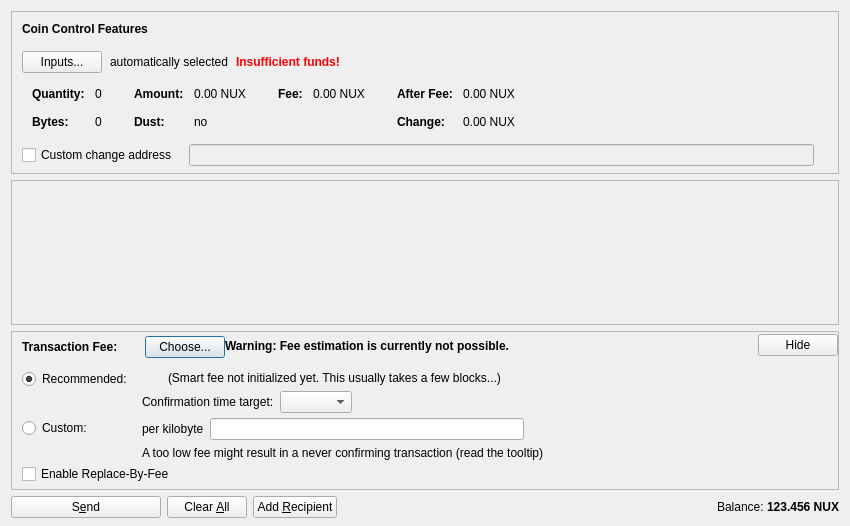
<?xml version="1.0" encoding="UTF-8"?>
<ui version="4.0">
 <class>SendCoinsDialog</class>
 <widget class="QDialog" name="SendCoinsDialog">
  <property name="geometry">
   <rect>
    <x>0</x>
    <y>0</y>
    <width>850</width>
    <height>526</height>
   </rect>
  </property>
  <property name="windowTitle">
   <string>Send Coins</string>
  </property>
  <layout class="QVBoxLayout" name="verticalLayout" stretch="0,1,0,0">
   <property name="bottomMargin">
    <number>8</number>
   </property>
   <item>
    <widget class="QFrame" name="frameCoinControl">
     <property name="sizePolicy">
      <sizepolicy hsizetype="Expanding" vsizetype="Expanding">
       <horstretch>0</horstretch>
       <verstretch>0</verstretch>
      </sizepolicy>
     </property>
     <property name="maximumSize">
      <size>
       <width>16777215</width>
       <height>16777215</height>
      </size>
     </property>
     <property name="frameShape">
      <enum>QFrame::StyledPanel</enum>
     </property>
     <property name="frameShadow">
      <enum>QFrame::Sunken</enum>
     </property>
     <layout class="QVBoxLayout" name="verticalLayoutCoinControl2">
      <property name="spacing">
       <number>0</number>
      </property>
      <property name="leftMargin">
       <number>0</number>
      </property>
      <property name="topMargin">
       <number>0</number>
      </property>
      <property name="rightMargin">
       <number>0</number>
      </property>
      <property name="bottomMargin">
       <number>6</number>
      </property>
      <item>
       <layout class="QVBoxLayout" name="verticalLayoutCoinControl" stretch="0,0,0,0,1">
        <property name="spacing">
         <number>0</number>
        </property>
        <property name="leftMargin">
         <number>10</number>
        </property>
        <property name="topMargin">
         <number>10</number>
        </property>
        <item>
         <layout class="QHBoxLayout" name="horizontalLayoutCoinControl1">
          <property name="bottomMargin">
           <number>15</number>
          </property>
          <item>
           <widget class="QLabel" name="labelCoinControlFeatures">
            <property name="sizePolicy">
             <sizepolicy hsizetype="Preferred" vsizetype="Maximum">
              <horstretch>0</horstretch>
              <verstretch>0</verstretch>
             </sizepolicy>
            </property>
            <property name="font">
             <font>
              <weight>75</weight>
              <bold>true</bold>
             </font>
            </property>
            <property name="styleSheet">
             <string notr="true">font-weight:bold;</string>
            </property>
            <property name="text">
             <string>Coin Control Features</string>
            </property>
           </widget>
          </item>
         </layout>
        </item>
        <item>
         <layout class="QHBoxLayout" name="horizontalLayoutCoinControl2" stretch="0,0,0,0">
          <property name="spacing">
           <number>8</number>
          </property>
          <property name="bottomMargin">
           <number>10</number>
          </property>
          <item>
           <widget class="QPushButton" name="pushButtonCoinControl">
            <property name="text">
             <string>Inputs...</string>
            </property>
            <property name="autoDefault">
             <bool>false</bool>
            </property>
           </widget>
          </item>
          <item>
           <widget class="QLabel" name="labelCoinControlAutomaticallySelected">
            <property name="text">
             <string>automatically selected</string>
            </property>
            <property name="margin">
             <number>5</number>
            </property>
           </widget>
          </item>
          <item>
           <widget class="QLabel" name="labelCoinControlInsuffFunds">
            <property name="font">
             <font>
              <weight>75</weight>
              <bold>true</bold>
             </font>
            </property>
            <property name="styleSheet">
             <string notr="true">color:red;font-weight:bold;</string>
            </property>
            <property name="text">
             <string>Insufficient funds!</string>
            </property>
            <property name="margin">
             <number>5</number>
            </property>
           </widget>
          </item>
          <item>
           <spacer name="horizontalSpacerCoinControl">
            <property name="orientation">
             <enum>Qt::Horizontal</enum>
            </property>
            <property name="sizeHint" stdset="0">
             <size>
              <width>40</width>
              <height>1</height>
             </size>
            </property>
           </spacer>
          </item>
         </layout>
        </item>
        <item>
         <widget class="QWidget" name="widgetCoinControl" native="true">
          <property name="sizePolicy">
           <sizepolicy hsizetype="Preferred" vsizetype="Preferred">
            <horstretch>0</horstretch>
            <verstretch>0</verstretch>
           </sizepolicy>
          </property>
          <property name="minimumSize">
           <size>
            <width>0</width>
            <height>0</height>
           </size>
          </property>
          <property name="styleSheet">
           <string notr="true"/>
          </property>
          <layout class="QHBoxLayout" name="horizontalLayoutCoinControl5">
           <property name="leftMargin">
            <number>0</number>
           </property>
           <property name="topMargin">
            <number>0</number>
           </property>
           <property name="rightMargin">
            <number>0</number>
           </property>
           <property name="bottomMargin">
            <number>0</number>
           </property>
           <item>
            <layout class="QHBoxLayout" name="horizontalLayoutCoinControl3" stretch="0,0,0,1">
             <property name="spacing">
              <number>20</number>
             </property>
             <property name="topMargin">
              <number>0</number>
             </property>
             <property name="bottomMargin">
              <number>10</number>
             </property>
             <item>
              <layout class="QFormLayout" name="formLayoutCoinControl1">
               <property name="horizontalSpacing">
                <number>10</number>
               </property>
               <property name="verticalSpacing">
                <number>14</number>
               </property>
               <property name="leftMargin">
                <number>10</number>
               </property>
               <property name="topMargin">
                <number>4</number>
               </property>
               <property name="rightMargin">
                <number>6</number>
               </property>
               <item row="0" column="0">
                <widget class="QLabel" name="labelCoinControlQuantityText">
                 <property name="font">
                  <font>
                   <weight>75</weight>
                   <bold>true</bold>
                  </font>
                 </property>
                 <property name="text">
                  <string>Quantity:</string>
                 </property>
                 <property name="margin">
                  <number>0</number>
                 </property>
                </widget>
               </item>
               <item row="0" column="1">
                <widget class="QLabel" name="labelCoinControlQuantity">
                 <property name="cursor">
                  <cursorShape>IBeamCursor</cursorShape>
                 </property>
                 <property name="contextMenuPolicy">
                  <enum>Qt::ActionsContextMenu</enum>
                 </property>
                 <property name="text">
                  <string notr="true">0</string>
                 </property>
                 <property name="margin">
                  <number>0</number>
                 </property>
                 <property name="textInteractionFlags">
                  <set>Qt::LinksAccessibleByMouse|Qt::TextSelectableByKeyboard|Qt::TextSelectableByMouse</set>
                 </property>
                </widget>
               </item>
               <item row="1" column="0">
                <widget class="QLabel" name="labelCoinControlBytesText">
                 <property name="font">
                  <font>
                   <weight>75</weight>
                   <bold>true</bold>
                  </font>
                 </property>
                 <property name="text">
                  <string>Bytes:</string>
                 </property>
                </widget>
               </item>
               <item row="1" column="1">
                <widget class="QLabel" name="labelCoinControlBytes">
                 <property name="cursor">
                  <cursorShape>IBeamCursor</cursorShape>
                 </property>
                 <property name="contextMenuPolicy">
                  <enum>Qt::ActionsContextMenu</enum>
                 </property>
                 <property name="text">
                  <string notr="true">0</string>
                 </property>
                 <property name="textInteractionFlags">
                  <set>Qt::LinksAccessibleByMouse|Qt::TextSelectableByKeyboard|Qt::TextSelectableByMouse</set>
                 </property>
                </widget>
               </item>
              </layout>
             </item>
             <item>
              <layout class="QFormLayout" name="formLayoutCoinControl2">
               <property name="horizontalSpacing">
                <number>10</number>
               </property>
               <property name="verticalSpacing">
                <number>14</number>
               </property>
               <property name="leftMargin">
                <number>6</number>
               </property>
               <property name="topMargin">
                <number>4</number>
               </property>
               <property name="rightMargin">
                <number>6</number>
               </property>
               <item row="0" column="0">
                <widget class="QLabel" name="labelCoinControlAmountText">
                 <property name="font">
                  <font>
                   <weight>75</weight>
                   <bold>true</bold>
                  </font>
                 </property>
                 <property name="text">
                  <string>Amount:</string>
                 </property>
                 <property name="margin">
                  <number>0</number>
                 </property>
                </widget>
               </item>
               <item row="0" column="1">
                <widget class="QLabel" name="labelCoinControlAmount">
                 <property name="cursor">
                  <cursorShape>IBeamCursor</cursorShape>
                 </property>
                 <property name="contextMenuPolicy">
                  <enum>Qt::ActionsContextMenu</enum>
                 </property>
                 <property name="text">
                  <string notr="true">0.00 NUX</string>
                 </property>
                 <property name="textInteractionFlags">
                  <set>Qt::LinksAccessibleByMouse|Qt::TextSelectableByKeyboard|Qt::TextSelectableByMouse</set>
                 </property>
                </widget>
               </item>
               <item row="1" column="0">
                <widget class="QLabel" name="labelCoinControlLowOutputText">
                 <property name="font">
                  <font>
                   <weight>75</weight>
                   <bold>true</bold>
                  </font>
                 </property>
                 <property name="text">
                  <string>Dust:</string>
                 </property>
                </widget>
               </item>
               <item row="1" column="1">
                <widget class="QLabel" name="labelCoinControlLowOutput">
                 <property name="cursor">
                  <cursorShape>IBeamCursor</cursorShape>
                 </property>
                 <property name="contextMenuPolicy">
                  <enum>Qt::ActionsContextMenu</enum>
                 </property>
                 <property name="text">
                  <string notr="true">no</string>
                 </property>
                 <property name="textInteractionFlags">
                  <set>Qt::LinksAccessibleByMouse|Qt::TextSelectableByKeyboard|Qt::TextSelectableByMouse</set>
                 </property>
                </widget>
               </item>
              </layout>
             </item>
             <item>
              <layout class="QFormLayout" name="formLayoutCoinControl3">
               <property name="horizontalSpacing">
                <number>10</number>
               </property>
               <property name="verticalSpacing">
                <number>14</number>
               </property>
               <property name="leftMargin">
                <number>6</number>
               </property>
               <property name="topMargin">
                <number>4</number>
               </property>
               <property name="rightMargin">
                <number>6</number>
               </property>
               <item row="0" column="0">
                <widget class="QLabel" name="labelCoinControlFeeText">
                 <property name="font">
                  <font>
                   <weight>75</weight>
                   <bold>true</bold>
                  </font>
                 </property>
                 <property name="text">
                  <string>Fee:</string>
                 </property>
                 <property name="margin">
                  <number>0</number>
                 </property>
                </widget>
               </item>
               <item row="0" column="1">
                <widget class="QLabel" name="labelCoinControlFee">
                 <property name="cursor">
                  <cursorShape>IBeamCursor</cursorShape>
                 </property>
                 <property name="contextMenuPolicy">
                  <enum>Qt::ActionsContextMenu</enum>
                 </property>
                 <property name="text">
                  <string notr="true">0.00 NUX</string>
                 </property>
                 <property name="textInteractionFlags">
                  <set>Qt::LinksAccessibleByMouse|Qt::TextSelectableByKeyboard|Qt::TextSelectableByMouse</set>
                 </property>
                </widget>
               </item>
              </layout>
             </item>
             <item>
              <layout class="QFormLayout" name="formLayoutCoinControl4">
               <property name="horizontalSpacing">
                <number>10</number>
               </property>
               <property name="verticalSpacing">
                <number>14</number>
               </property>
               <property name="leftMargin">
                <number>6</number>
               </property>
               <property name="topMargin">
                <number>4</number>
               </property>
               <property name="rightMargin">
                <number>6</number>
               </property>
               <item row="0" column="0">
                <widget class="QLabel" name="labelCoinControlAfterFeeText">
                 <property name="font">
                  <font>
                   <weight>75</weight>
                   <bold>true</bold>
                  </font>
                 </property>
                 <property name="text">
                  <string>After Fee:</string>
                 </property>
                 <property name="margin">
                  <number>0</number>
                 </property>
                </widget>
               </item>
               <item row="0" column="1">
                <widget class="QLabel" name="labelCoinControlAfterFee">
                 <property name="cursor">
                  <cursorShape>IBeamCursor</cursorShape>
                 </property>
                 <property name="contextMenuPolicy">
                  <enum>Qt::ActionsContextMenu</enum>
                 </property>
                 <property name="text">
                  <string notr="true">0.00 NUX</string>
                 </property>
                 <property name="textInteractionFlags">
                  <set>Qt::LinksAccessibleByMouse|Qt::TextSelectableByKeyboard|Qt::TextSelectableByMouse</set>
                 </property>
                </widget>
               </item>
               <item row="1" column="0">
                <widget class="QLabel" name="labelCoinControlChangeText">
                 <property name="font">
                  <font>
                   <weight>75</weight>
                   <bold>true</bold>
                  </font>
                 </property>
                 <property name="text">
                  <string>Change:</string>
                 </property>
                </widget>
               </item>
               <item row="1" column="1">
                <widget class="QLabel" name="labelCoinControlChange">
                 <property name="cursor">
                  <cursorShape>IBeamCursor</cursorShape>
                 </property>
                 <property name="contextMenuPolicy">
                  <enum>Qt::ActionsContextMenu</enum>
                 </property>
                 <property name="text">
                  <string notr="true">0.00 NUX</string>
                 </property>
                 <property name="textInteractionFlags">
                  <set>Qt::LinksAccessibleByMouse|Qt::TextSelectableByKeyboard|Qt::TextSelectableByMouse</set>
                 </property>
                </widget>
               </item>
              </layout>
             </item>
            </layout>
           </item>
          </layout>
         </widget>
        </item>
        <item>
         <layout class="QHBoxLayout" name="horizontalLayoutCoinControl4" stretch="0,0,0">
          <property name="spacing">
           <number>12</number>
          </property>
          <property name="sizeConstraint">
           <enum>QLayout::SetDefaultConstraint</enum>
          </property>
          <property name="topMargin">
           <number>5</number>
          </property>
          <property name="rightMargin">
           <number>5</number>
          </property>
          <item>
           <widget class="QCheckBox" name="checkBoxCoinControlChange">
            <property name="toolTip">
             <string>If this is activated, but the change address is empty or invalid, change will be sent to a newly generated address.</string>
            </property>
            <property name="text">
             <string>Custom change address</string>
            </property>
           </widget>
          </item>
          <item>
           <widget class="QValidatedLineEdit" name="lineEditCoinControlChange">
            <property name="enabled">
             <bool>false</bool>
            </property>
            <property name="sizePolicy">
             <sizepolicy hsizetype="Expanding" vsizetype="Fixed">
              <horstretch>0</horstretch>
              <verstretch>0</verstretch>
             </sizepolicy>
            </property>
            <property name="styleSheet">
         <string notr="true">QValidatedLineEdit:enabled {background-color: rgb(255, 255, 255); color: #000000;selection-color: #ffffff;selection-background-color: #018f01}</string>
        </property>
           </widget>
          </item>
          <item>
           <widget class="QLabel" name="labelCoinControlChangeLabel">
            <property name="sizePolicy">
             <sizepolicy hsizetype="Preferred" vsizetype="Expanding">
              <horstretch>0</horstretch>
              <verstretch>0</verstretch>
             </sizepolicy>
            </property>
            <property name="minimumSize">
             <size>
              <width>0</width>
              <height>0</height>
             </size>
            </property>
            <property name="text">
             <string/>
            </property>
            <property name="margin">
             <number>3</number>
            </property>
           </widget>
          </item>
         </layout>
        </item>
        <item>
         <spacer name="verticalSpacerCoinControl">
          <property name="orientation">
           <enum>Qt::Vertical</enum>
          </property>
          <property name="sizeHint" stdset="0">
           <size>
            <width>800</width>
            <height>1</height>
           </size>
          </property>
         </spacer>
        </item>
       </layout>
      </item>
     </layout>
    </widget>
   </item>
   <item>
    <widget class="QScrollArea" name="scrollArea">
     <property name="widgetResizable">
      <bool>true</bool>
     </property>
     <widget class="QWidget" name="scrollAreaWidgetContents">
      <property name="geometry">
       <rect>
        <x>0</x>
        <y>0</y>
        <width>830</width>
        <height>118</height>
       </rect>
      </property>
      <layout class="QVBoxLayout" name="verticalLayout_2" stretch="0,1">
       <property name="leftMargin">
        <number>0</number>
       </property>
       <property name="topMargin">
        <number>0</number>
       </property>
       <property name="rightMargin">
        <number>0</number>
       </property>
       <property name="bottomMargin">
        <number>0</number>
       </property>
       <item>
        <layout class="QVBoxLayout" name="entries">
         <property name="spacing">
          <number>6</number>
         </property>
        </layout>
       </item>
       <item>
        <spacer name="verticalSpacer">
         <property name="orientation">
          <enum>Qt::Vertical</enum>
         </property>
         <property name="sizeHint" stdset="0">
          <size>
           <width>20</width>
           <height>40</height>
          </size>
         </property>
        </spacer>
       </item>
      </layout>
     </widget>
    </widget>
   </item>
   <item>
    <widget class="QFrame" name="frameFee">
     <property name="sizePolicy">
      <sizepolicy hsizetype="Expanding" vsizetype="Expanding">
       <horstretch>0</horstretch>
       <verstretch>0</verstretch>
      </sizepolicy>
     </property>
     <property name="maximumSize">
      <size>
       <width>16777215</width>
       <height>16777215</height>
      </size>
     </property>
     <property name="frameShape">
      <enum>QFrame::StyledPanel</enum>
     </property>
     <property name="frameShadow">
      <enum>QFrame::Sunken</enum>
     </property>
     <layout class="QVBoxLayout" name="verticalLayoutFee1">
      <property name="spacing">
       <number>0</number>
      </property>
      <property name="leftMargin">
       <number>0</number>
      </property>
      <property name="topMargin">
       <number>0</number>
      </property>
      <property name="rightMargin">
       <number>0</number>
      </property>
      <property name="bottomMargin">
       <number>0</number>
      </property>
      <item>
       <layout class="QVBoxLayout" name="verticalLayoutFee2" stretch="0,0,0">
        <property name="spacing">
         <number>0</number>
        </property>
        <property name="leftMargin">
         <number>10</number>
        </property>
        <property name="topMargin">
         <number>0</number>
        </property>
        <item>
         <layout class="QHBoxLayout" name="horizontalLayoutFee1">
          <property name="bottomMargin">
           <number>0</number>
          </property>
          <item>
           <layout class="QVBoxLayout" name="verticalLayoutFee7">
            <property name="spacing">
             <number>0</number>
            </property>
            <item>
             <spacer name="verticalSpacerSmartFee">
              <property name="orientation">
               <enum>Qt::Vertical</enum>
              </property>
              <property name="sizeType">
               <enum>QSizePolicy::Fixed</enum>
              </property>
              <property name="sizeHint" stdset="0">
               <size>
                <width>1</width>
                <height>4</height>
               </size>
              </property>
             </spacer>
            </item>
            <item>
             <layout class="QHBoxLayout" name="horizontalLayoutSmartFee">
              <property name="spacing">
               <number>10</number>
              </property>
              <item>
               <widget class="QLabel" name="labelFeeHeadline">
                <property name="sizePolicy">
                 <sizepolicy hsizetype="Preferred" vsizetype="Maximum">
                  <horstretch>0</horstretch>
                  <verstretch>0</verstretch>
                 </sizepolicy>
                </property>
                <property name="font">
                 <font>
                  <weight>75</weight>
                  <bold>true</bold>
                 </font>
                </property>
                <property name="styleSheet">
                 <string notr="true">font-weight:bold;</string>
                </property>
                <property name="text">
                 <string>Transaction Fee:</string>
                </property>
               </widget>
              </item>
              <item>
               <widget class="QLabel" name="labelFeeMinimized">
                <property name="text">
                 <string/>
                </property>
               </widget>
              </item>
              <item>
               <widget class="QPushButton" name="buttonChooseFee">
                <property name="text">
                 <string>Choose...</string>
                </property>
               </widget>
              </item>
             </layout>
            </item>
            <item>
             <spacer name="verticalSpacer_5">
              <property name="orientation">
               <enum>Qt::Vertical</enum>
              </property>
              <property name="sizeHint" stdset="0">
               <size>
                <width>1</width>
                <height>1</height>
               </size>
              </property>
             </spacer>
            </item>
           </layout>
          </item>
          <item>
           <widget class="QLabel" name="fallbackFeeWarningLabel">
            <property name="font">
             <font>
              <weight>75</weight>
              <bold>true</bold>
             </font>
            </property>
            <property name="toolTip">
             <string>Using the fallbackfee can result in sending a transaction that will take several hours or days (or never) to confirm. Consider choosing your fee manually or wait until you have validated the complete chain.</string>
            </property>
            <property name="text">
             <string>Warning: Fee estimation is currently not possible.</string>
            </property>
            <property name="wordWrap">
             <bool>false</bool>
            </property>
           </widget>
          </item>
          <item>
           <spacer name="horizontalSpacer_4">
            <property name="orientation">
             <enum>Qt::Horizontal</enum>
            </property>
            <property name="sizeType">
             <enum>QSizePolicy::MinimumExpanding</enum>
            </property>
            <property name="sizeHint" stdset="0">
             <size>
              <width>40</width>
              <height>20</height>
             </size>
            </property>
           </spacer>
          </item>
          <item>
           <widget class="QPushButton" name="buttonMinimizeFee">
            <property name="toolTip">
             <string>collapse fee-settings</string>
            </property>
            <property name="text">
             <string>Hide</string>
            </property>
           </widget>
          </item>
         </layout>
        </item>
        <item>
         <widget class="QFrame" name="frameFeeSelection">
          <layout class="QVBoxLayout" name="verticalLayoutFee12">
           <property name="spacing">
            <number>0</number>
           </property>
           <property name="leftMargin">
            <number>0</number>
           </property>
           <property name="topMargin">
            <number>0</number>
           </property>
           <property name="rightMargin">
            <number>0</number>
           </property>
           <property name="bottomMargin">
            <number>0</number>
           </property>
           <item>
            <layout class="QGridLayout" name="gridLayoutFee">
             <property name="topMargin">
              <number>10</number>
             </property>
             <property name="bottomMargin">
              <number>4</number>
             </property>
             <property name="horizontalSpacing">
              <number>10</number>
             </property>
             <property name="verticalSpacing">
              <number>4</number>
             </property>
             <item row="1" column="1">
              <layout class="QVBoxLayout" name="verticalLayoutFee8">
               <property name="spacing">
                <number>6</number>
               </property>
               <item>
                <layout class="QHBoxLayout" name="horizontalLayoutFee13">
                 <item>
                  <widget class="QLabel" name="labelCustomPerKilobyte">
                   <property name="toolTip">
                    <string>Specify a custom fee per kB (1,000 bytes) of the transaction's virtual size.

Note:  Since the fee is calculated on a per-byte basis, a fee of &quot;100 satoshis per kB&quot; for a transaction size of 500 bytes (half of 1 kB) would ultimately yield a fee of only 50 satoshis.</string>
                   </property>
                   <property name="text">
                    <string>per kilobyte</string>
                   </property>
                  </widget>
                 </item>
                 <item>
                  <widget class="NusacoinAmountField" name="customFee"/>
                 </item>
                 <item>
                  <spacer name="horizontalSpacer_6">
                   <property name="orientation">
                    <enum>Qt::Horizontal</enum>
                   </property>
                   <property name="sizeHint" stdset="0">
                    <size>
                     <width>1</width>
                     <height>1</height>
                    </size>
                   </property>
                  </spacer>
                 </item>
                </layout>
               </item>
               <item>
                <layout class="QHBoxLayout" name="horizontalLayoutFee8">
                 <item>
                  <widget class="QLabel" name="labelCustomFeeWarning">
                   <property name="enabled">
                    <bool>true</bool>
                   </property>
                   <property name="toolTip">
                    <string>When there is less transaction volume than space in the blocks, miners as well as relaying nodes may enforce a minimum fee. Paying only this minimum fee is just fine, but be aware that this can result in a never confirming transaction once there is more demand for nusacoin transactions than the network can process.</string>
                   </property>
                   <property name="text">
                    <string>A too low fee might result in a never confirming transaction (read the tooltip)</string>
                   </property>
                  </widget>
                 </item>
                 <item>
                  <spacer name="horizontalSpacer_2">
                   <property name="orientation">
                    <enum>Qt::Horizontal</enum>
                   </property>
                   <property name="sizeHint" stdset="0">
                    <size>
                     <width>1</width>
                     <height>1</height>
                    </size>
                   </property>
                  </spacer>
                 </item>
                </layout>
               </item>
              </layout>
             </item>
             <item row="0" column="0">
              <layout class="QVBoxLayout" name="verticalLayoutFee4" stretch="0,1">
               <item>
                <widget class="QRadioButton" name="radioSmartFee">
                 <property name="text">
                  <string>Recommended:</string>
                 </property>
                 <property name="checked">
                  <bool>true</bool>
                 </property>
                 <attribute name="buttonGroup">
                  <string notr="true">groupFee</string>
                 </attribute>
                </widget>
               </item>
               <item>
                <spacer name="verticalSpacer_2">
                 <property name="orientation">
                  <enum>Qt::Vertical</enum>
                 </property>
                 <property name="sizeHint" stdset="0">
                  <size>
                   <width>1</width>
                   <height>1</height>
                  </size>
                 </property>
                </spacer>
               </item>
              </layout>
             </item>
             <item row="1" column="0">
              <layout class="QVBoxLayout" name="verticalLayoutFee9" stretch="0,1">
               <item>
                <widget class="QRadioButton" name="radioCustomFee">
                 <property name="text">
                  <string>Custom:</string>
                 </property>
                 <attribute name="buttonGroup">
                  <string notr="true">groupFee</string>
                 </attribute>
                </widget>
               </item>
               <item>
                <spacer name="verticalSpacer_6">
                 <property name="orientation">
                  <enum>Qt::Vertical</enum>
                 </property>
                 <property name="sizeHint" stdset="0">
                  <size>
                   <width>1</width>
                   <height>1</height>
                  </size>
                 </property>
                </spacer>
               </item>
              </layout>
             </item>
             <item row="0" column="1">
              <layout class="QVBoxLayout" name="verticalLayoutFee3" stretch="0,0,1">
               <property name="spacing">
                <number>6</number>
               </property>
               <property name="topMargin">
                <number>2</number>
               </property>
               <item>
                <layout class="QHBoxLayout" name="horizontalLayoutFee12">
                 <item>
                  <widget class="QLabel" name="labelSmartFee">
                   <property name="text">
                    <string/>
                   </property>
                  </widget>
                 </item>
                 <item>
                  <widget class="QLabel" name="labelFeeEstimation">
                   <property name="text">
                    <string/>
                   </property>
                  </widget>
                 </item>
                 <item>
                  <widget class="QLabel" name="labelSmartFee2">
                   <property name="text">
                    <string>(Smart fee not initialized yet. This usually takes a few blocks...)</string>
                   </property>
                  </widget>
                 </item>
                 <item>
                  <spacer name="horizontalSpacer_5">
                   <property name="orientation">
                    <enum>Qt::Horizontal</enum>
                   </property>
                   <property name="sizeHint" stdset="0">
                    <size>
                     <width>1</width>
                     <height>1</height>
                    </size>
                   </property>
                  </spacer>
                 </item>
                </layout>
               </item>
               <item>
                <layout class="QHBoxLayout" name="horizontalLayoutFee9">
                 <item>
                  <layout class="QVBoxLayout" name="verticalLayoutFee6">
                   <item>
                    <widget class="QLabel" name="labelSmartFee3">
                     <property name="text">
                      <string>Confirmation time target:</string>
                     </property>
                    </widget>
                   </item>
                  </layout>
                 </item>
                 <item>
                  <layout class="QVBoxLayout" name="verticalLayoutFee5">
                   <property name="rightMargin">
                    <number>30</number>
                   </property>
                   <item>
                    <layout class="QHBoxLayout" name="horizontalLayoutConfTarget">
                     <property name="bottomMargin">
                      <number>0</number>
                     </property>
                     <item>
                      <widget class="QComboBox" name="confTargetSelector">
                        <property name="styleSheet">
                            <string notr="true">selection-background-color: #018f01; selection-color:white;"</string>
                        </property>
                      </widget>
                     </item>
                     <item>
                      <spacer name="horizontalSpacerConfTarget">
                       <property name="orientation">
                        <enum>Qt::Horizontal</enum>
                       </property>
                       <property name="sizeHint" stdset="0">
                        <size>
                         <width>40</width>
                         <height>20</height>
                        </size>
                       </property>
                      </spacer>
                     </item>
                    </layout>
                   </item>
                  </layout>
                 </item>
                </layout>
               </item>
               <item>
                <spacer name="verticalSpacer_4">
                 <property name="orientation">
                  <enum>Qt::Vertical</enum>
                 </property>
                 <property name="sizeHint" stdset="0">
                  <size>
                   <width>1</width>
                   <height>1</height>
                  </size>
                 </property>
                </spacer>
               </item>
              </layout>
             </item>
            </layout>
           </item>
           <item>
            <widget class="QCheckBox" name="optInRBF">
             <property name="toolTip">
              <string>With Replace-By-Fee (BIP-125) you can increase a transaction's fee after it is sent. Without this, a higher fee may be recommended to compensate for increased transaction delay risk.</string>
             </property>
             <property name="text">
              <string>Enable Replace-By-Fee</string>
             </property>
            </widget>
           </item>
          </layout>
         </widget>
        </item>
        <item>
         <spacer name="verticalSpacerFee">
          <property name="orientation">
           <enum>Qt::Vertical</enum>
          </property>
          <property name="sizeHint" stdset="0">
           <size>
            <width>40</width>
            <height>5</height>
           </size>
          </property>
         </spacer>
        </item>
       </layout>
      </item>
     </layout>
    </widget>
   </item>
   <item>
    <layout class="QHBoxLayout" name="horizontalLayout">
     <item>
      <widget class="QPushButton" name="sendButton">
       <property name="minimumSize">
        <size>
         <width>150</width>
         <height>0</height>
        </size>
       </property>
       <property name="toolTip">
        <string>Confirm the send action</string>
       </property>
       <property name="text">
        <string>S&amp;end</string>
       </property>
       <property name="icon">
        <iconset resource="../nusacoin.qrc">
         <normaloff>:/icons/send</normaloff>:/icons/send</iconset>
       </property>
       <property name="autoDefault">
        <bool>false</bool>
       </property>
       <property name="default">
        <bool>false</bool>
       </property>
      </widget>
     </item>
     <item>
      <widget class="QPushButton" name="clearButton">
       <property name="sizePolicy">
        <sizepolicy hsizetype="Minimum" vsizetype="Fixed">
         <horstretch>0</horstretch>
         <verstretch>0</verstretch>
        </sizepolicy>
       </property>
       <property name="toolTip">
        <string>Clear all fields of the form.</string>
       </property>
       <property name="text">
        <string>Clear &amp;All</string>
       </property>
       <property name="icon">
        <iconset resource="../nusacoin.qrc">
         <normaloff>:/icons/remove</normaloff>:/icons/remove</iconset>
       </property>
       <property name="autoDefault">
        <bool>false</bool>
       </property>
      </widget>
     </item>
     <item>
      <widget class="QPushButton" name="addButton">
       <property name="toolTip">
        <string>Send to multiple recipients at once</string>
       </property>
       <property name="text">
        <string>Add &amp;Recipient</string>
       </property>
       <property name="icon">
        <iconset resource="../nusacoin.qrc">
         <normaloff>:/icons/add</normaloff>:/icons/add</iconset>
       </property>
       <property name="autoDefault">
        <bool>false</bool>
       </property>
      </widget>
     </item>
     <item>
      <spacer name="horizontalSpacer">
       <property name="orientation">
        <enum>Qt::Horizontal</enum>
       </property>
       <property name="sizeHint" stdset="0">
        <size>
         <width>40</width>
         <height>20</height>
        </size>
       </property>
      </spacer>
     </item>
     <item>
      <layout class="QHBoxLayout" name="horizontalLayout_2">
       <property name="spacing">
        <number>3</number>
       </property>
       <item>
        <widget class="QLabel" name="labelBalanceName">
         <property name="sizePolicy">
          <sizepolicy hsizetype="Preferred" vsizetype="Fixed">
           <horstretch>0</horstretch>
           <verstretch>0</verstretch>
          </sizepolicy>
         </property>
         <property name="text">
          <string>Balance:</string>
         </property>
        </widget>
       </item>
       <item>
        <widget class="QLabel" name="labelBalance">
         <property name="sizePolicy">
          <sizepolicy hsizetype="Preferred" vsizetype="Fixed">
           <horstretch>0</horstretch>
           <verstretch>0</verstretch>
          </sizepolicy>
         </property>
         <property name="cursor">
          <cursorShape>IBeamCursor</cursorShape>
         </property>
         <property name="text">
          <string notr="true">123.456 NUX</string>
         </property>
         <property name="font">
               <font>
                <bold>true</bold>
               </font>
          </property>
         <property name="textInteractionFlags">
          <set>Qt::LinksAccessibleByMouse|Qt::TextSelectableByKeyboard|Qt::TextSelectableByMouse</set>
         </property>
         <property name="styleSheet">
               <string notr="true">selection-background-color: rgb(1, 143, 1); selection-color:white;</string>
              </property>
        </widget>
       </item>
      </layout>
     </item>
    </layout>
   </item>
  </layout>
 </widget>
 <customwidgets>
  <customwidget>
   <class>QValidatedLineEdit</class>
   <extends>QLineEdit</extends>
   <header>qt/qvalidatedlineedit.h</header>
  </customwidget>
  <customwidget>
   <class>NusacoinAmountField</class>
   <extends>QLineEdit</extends>
   <header>qt/nusacoinamountfield.h</header>
   <container>1</container>
  </customwidget>
 </customwidgets>
 <resources>
  <include location="../nusacoin.qrc"/>
 </resources>
 <connections/>
 <buttongroups>
  <buttongroup name="groupFee"/>
 </buttongroups>
</ui>
